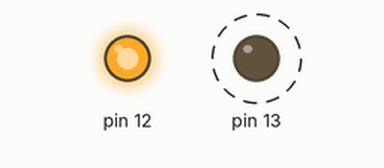
A sketch run on a simulated Arduino Uno, built with avr-gcc and run on an emulated ATmega328P. Parts: output pins drawn as LEDs (lit = HIGH). Dashed ring = blinking.

Above: at 0.2 s.
At 2.7 s:
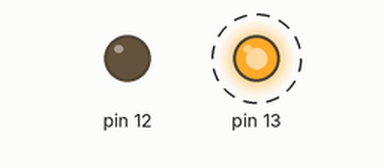
Timing chart, 0 to 4.6 s (numbered marks = the images above):
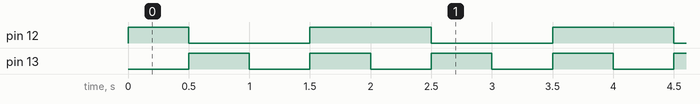

The sketch:

RED_LED_BB.ino
```cpp
void setup()
{
  pinMode(12, OUTPUT);
  pinMode(13, OUTPUT);
}

void loop()
{
  digitalWrite(12, HIGH);
  digitalWrite(13, LOW);
  delay(500); // Wait for 1000 millisecond(s)
  digitalWrite(12, LOW);
  digitalWrite(13, HIGH);
  delay(500); // Wait for 1000 millisecond(s)
  digitalWrite(12, LOW);
  digitalWrite(13, LOW);
  delay(500); // Wait for 1000 millisecond(s)
  digitalWrite(12, HIGH);
  digitalWrite(13, HIGH);
  delay(500); // Wait for 1000 millisecond(s)
  digitalWrite(12, LOW);
  digitalWrite(13, LOW);
}
```

Measured:
- by itself, pin 12: repeats every 2.0 s: LOW 1.0 s, HIGH 1.0 s
- by itself, pin 13: alternates HIGH for 0.50 s and LOW for 0.50 s
- by itself, everything shown: repeats every 2.0 s, in 5 steps
